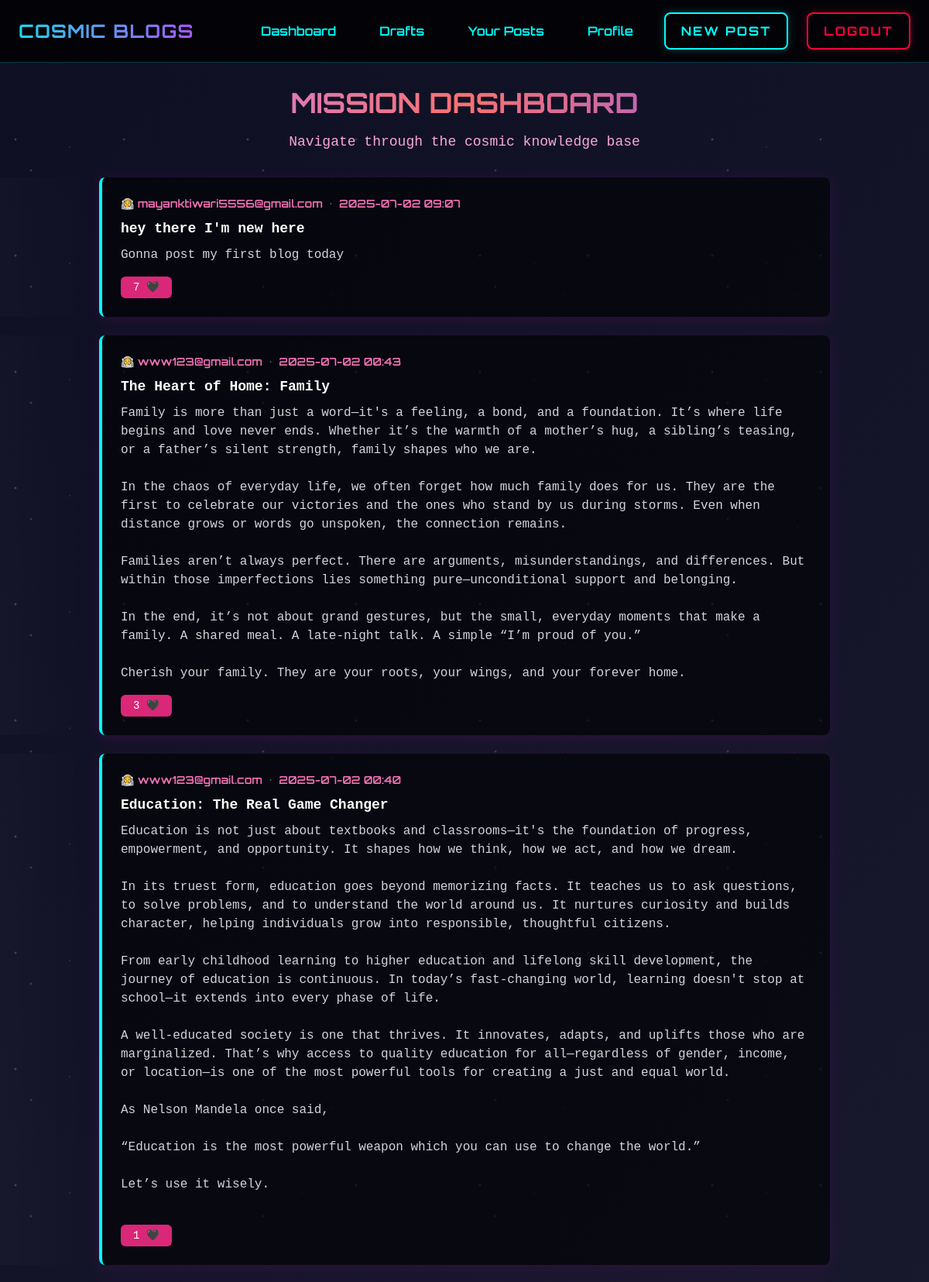
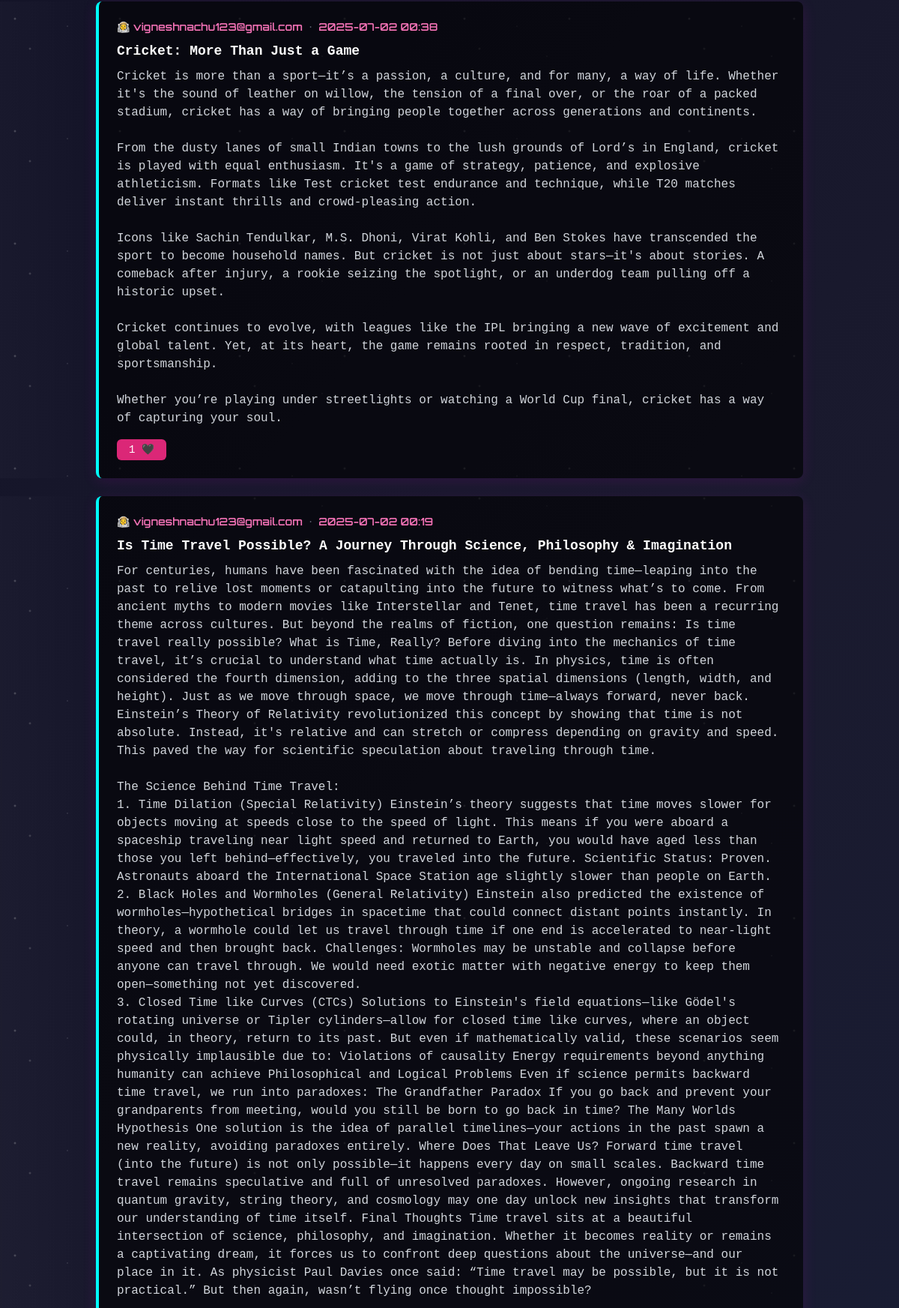
/dashboard (signed in, upper part), run on the app's committed database (2 pictures, top to bottom).
### app.py (models this page shows)
class TimestampMixin:
    created_at= db.Column(db.DateTime, default=datetime.now)
    updated_at= db.Column(
        db.DateTime,
        default=datetime.now,
        onupdate=datetime.now
    )

class Posts(TimestampMixin,db.Model):
    __tablename__='posts'
    id= db.Column(db.Integer,primary_key=True)
    title= db.Column(db.String(200), nullable=False)
    body= db.Column(db.Text, nullable=False)
    published=db.Column(db.Boolean,default=False)
    likes=db.Column(db.Integer,default=0)
    author_id= db.Column(db.Integer, db.ForeignKey('users.id'))

class Users(db.Model):
    __tablename__ = 'users'
    id=db.Column(db.Integer,primary_key=True)
    email=db.Column(db.String(50),nullable=False, unique=True)
    password=db.Column(db.String(200),nullable=False)
    posts=db.relationship('Posts', backref='author', lazy=True)

### app.py (the view)
@app.route("/dashboard")
def posts():
    all_posts = Posts.query.order_by(Posts.created_at.desc()).where(Posts.published==True)
    return render_template("dashboard.html", posts=all_posts)

### templates/dashboard.html (shortened to what this page needs)
{% extends 'base.html' %} {% block content %}
<div class="mb-8 text-center">
    <h1 class="text-4xl font-bold font-orbitron text-transparent bg-gradient-to-r from-purple-400 via-red-400 to-violet-500 bg-clip-text mb-4 glow-text">
    </h1>
    <p class="text-pink-300 text-lg">
        Navigate through the cosmic knowledge base
    </p>
</div>
{% if posts %}
<div class="flex flex-col w-full max-w-5xl mx-auto px-4">
    {% for post in posts %}
    <div class="space-card group relative">
        <div class="flex items-center mb-2 text-sm text-pink-400 font-semibold font-orbitron">
            👨‍🚀 {{ post.author.email }}
            <span class="mx-2 text-gray-500">•</span>
            {{ post.created_at.strftime('%Y-%m-%d %H:%M') }}
        </div>
        <div class="text-lg text-white font-semibold mb-2">{{ post.title }}</div>
        <p class="text-gray-300 mb-4 whitespace-pre-line">{{ post.body|safe }}</p>
        <div class="flex items-center justify-between">
            <form action="{{ url_for('like_post', post_id=post.id) }}" method="POST">
                <button type="submit" class="px-4 py-1 text-sm bg-pink-600 hover:bg-pink-700 text-white rounded-md transition duration-200">
                   {{ post.likes }} 🖤
                </button>
            </form>
        </div>
    </div>
    {% endfor %}
</div>
{% endif %} {% endblock %}

### templates/base.html (style rules this page uses)
body { font-family: 'Space Mono', monospace; }
.font-orbitron { font-family: 'Orbitron', monospace; }
.glow-text { text-shadow: 0 0 10px currentColor; animation: glow-pulse 2s ease-in-out infinite alternate; }
.space-card { background: rgba(0, 0, 0, 0.6); border-left: 4px solid #00ffff; border-radius: 0.5rem; padding: 1.5rem; margin-bottom: 1.5rem; transition: background 0.3s ease; box-shadow: 0 4px 20px rgba(255, 0, 255, 0.1); }
.space-card::before { content: ''; position: absolute; top: 0; left: 0; width: 100%; height: 100%; background: linear-gradient(90deg, transparent, rgba(255, 255, 255, 0.08), transparent); transform: translateX(-100%); transition: transform 0.6s ease; pointer-events: none; z-index: 1; }

### data on the page
Posts: author.email "mayanktiwari5556@gmail.com", created_at "2025-07-02 09:07", title "hey there I'm new here", body "Gonna post my first blog today", likes "7"
Posts: author.email "www123@gmail.com", created_at "2025-07-02 00:43", title "The Heart of Home: Family", body "Family is more than just a word—it's a feeling, a bond, and a foundation. It’s where life begins and love never ends. Whether it’s the warmth of a mother’s hug, a sibling’s teasing, or a father’s silent strength, family shapes who we are. In the chaos of everyday life, we often forget how much family does for us. They are the first to celebrate our victories and the ones who stand by us during storms. Even when distance grows or words go unspoken, the connection remains. Families aren’t always perfect. There are arguments, misunderstandings, and differences. But within those imperfections lies something pure—unconditional support and belonging. In the end, it’s not about grand gestures, but…", likes "3"
Posts: author.email "www123@gmail.com", created_at "2025-07-02 00:40", title "Education: The Real Game Changer", body "Education is not just about textbooks and classrooms—it's the foundation of progress, empowerment, and opportunity. It shapes how we think, how we act, and how we dream. In its truest form, education goes beyond memorizing facts. It teaches us to ask questions, to solve problems, and to understand the world around us. It nurtures curiosity and builds character, helping individuals grow into responsible, thoughtful citizens. From early childhood learning to higher education and lifelong skill development, the journey of education is continuous. In today’s fast-changing world, learning doesn't stop at school—it extends into every phase of life. A well-educated society is one that thrives. It…", likes "1"
Posts: author.email "vigneshnachu123@gmail.com", created_at "2025-07-02 00:38", title "Cricket: More Than Just a Game", body "Cricket is more than a sport—it’s a passion, a culture, and for many, a way of life. Whether it's the sound of leather on willow, the tension of a final over, or the roar of a packed stadium, cricket has a way of bringing people together across generations and continents. From the dusty lanes of small Indian towns to the lush grounds of Lord’s in England, cricket is played with equal enthusiasm. It's a game of strategy, patience, and explosive athleticism. Formats like Test cricket test endurance and technique, while T20 matches deliver instant thrills and crowd-pleasing action. Icons like Sachin Tendulkar, M.S. Dhoni, Virat Kohli, and Ben Stokes have transcended the sport to become…", likes "1"
Posts: author.email "vigneshnachu123@gmail.com", created_at "2025-07-02 00:19", title "Is Time Travel Possible? A Journey Through Science, Philosophy & Imagination", body "For centuries, humans have been fascinated with the idea of bending time—leaping into the past to relive lost moments or catapulting into the future to witness what’s to come. From ancient myths to modern movies like Interstellar and Tenet, time travel has been a recurring theme across cultures. But beyond the realms of fiction, one question remains: Is time travel really possible? What is Time, Really? Before diving into the mechanics of time travel, it’s crucial to understand what time actually is. In physics, time is often considered the fourth dimension, adding to the three spatial dimensions (length, width, and height). Just as we move through space, we move through time—always…"
